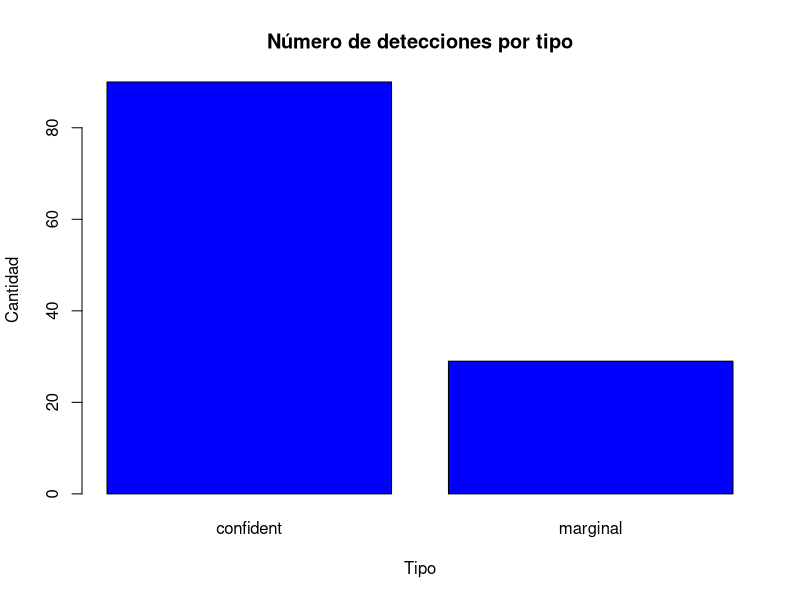
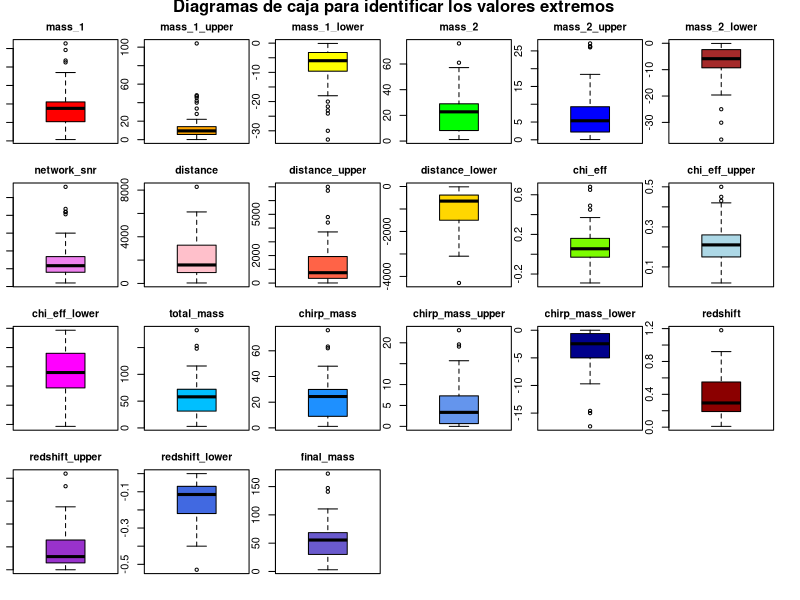

R code for these plots, in order:
## ---- chunk 1
knitr::opts_chunk$set(echo = TRUE)
## ---- chunk 2
# https://cran.r-project.org/web/packages/ggplot2/index.html
if (!require('ggplot2')) install.packages('ggplot2'); library('ggplot2')
# https://cran.r-project.org/web/packages/dplyr/index.html
if (!require('dplyr')) install.packages('dplyr'); library('dplyr')
## ---- chunk 3
dataset <- read.csv('../dataset/detecciones_ondas_gravitacionales.csv',                             stringsAsFactors = FALSE)
filas=dim(dataset)[1]
## ---- chunk 4
str(dataset)
## ---- chunk 5
 dataset$false_alarm_rate <- as.numeric(dataset$false_alarm_rate)
 dataset$p_astro <- as.numeric(dataset$p_astro)
 dataset$final_mass <- as.numeric(dataset$final_mass)

## ---- chunk 6
dataset$fecha <- as.POSIXct(dataset$gps, origin="1980-01-06", tz="UTC")
## ---- chunk 7
library(stringr)
dataset$tipo <- ifelse(str_detect(dataset$release, "confident"), "confident", "marginal")
## ---- chunk 8
plot(factor(dataset$tipo),main="Número de detecciones por tipo",xlab="Tipo"
     , ylab="Cantidad",col = "blue")
## ---- chunk 9
# Eliminamos las filas de las ondas gravitacionales no confirmadas
dt_confident <- dataset[dataset$tipo!='marginal',]
## ---- chunk 10
summary(dt_confident)
## ---- chunk 11
colSums(is.na(dt_confident))
## ---- chunk 12
# Tomamos los registros con valores NA
vacios <- which(is.na(dt_confident$final_mass)) 

# Generamos nuestro modelo de regresión lineal
modelo_fm <- lm(final_mass ~ mass_1+mass_2+chirp_mass, data=dt_confident)

# Evaluamos el modelo
summary(modelo_fm)

## ---- chunk 13
# Rellenamos los datos
dt_confident$final_mass[vacios] <- predict(modelo_fm, 
                                           newdata=dt_confident[vacios,c(34,5,8,23)] )

# Redondeamos a dos decimales
dt_confident$final_mass[vacios] <- round(dt_confident$final_mass[vacios],2)
## ---- chunk 14
# Tomamos los registros con valores NA
vacios <- which(is.na(dt_confident$total_mass)) 

# Generamos nuestro modelo de regresión lineal
modelo_tm <- lm(total_mass ~ chirp_mass+chi_eff+final_mass, data=dt_confident)

# Evaluamos el modelo
summary(modelo_tm)
## ---- chunk 15
# Rellenamos los datos
dt_confident$total_mass[vacios] <- predict(modelo_tm, 
                                           newdata=dt_confident[vacios,c(20,23,17,34)] )

# Redondeamos a dos decimales
dt_confident$total_mass[vacios] <- round(dt_confident$total_mass[vacios],2)
## ---- chunk 16
# Eliminar columnas del dataframe
columnas_borrar <- c("version","release","gps","detector_frame_chirp_mass",
                     "detector_frame_chirp_mass_upper",
                     "detector_frame_chirp_mass_lower", "tipo",
                     "network_snr_upper","network_snr_lower",
                     "final_mass_upper","final_mass_lower","total_mass_upper",
                     "total_mass_lower","false_alarm_rate","p_astro")

ondas_g <- dt_confident[ , !(names(dt_confident) %in% columnas_borrar)]

head(ondas_g,5)
## ---- chunk 17
ondas_g_num <- ondas_g %>% select(-name, -fecha)

# Creamos un panel de 4x6 (para tener suficiente espacio)
par(mfrow = c(4,6), mar = c(1,1,2,1), oma = c(1,0,1,1), cex.main=0.95)

# Creamos una lista de colores para cada boxplot
colors <- c("red", "orange", "yellow", "green", "blue", "brown", 
            "violet", "pink", "tomato", "gold", "lawngreen", "lightblue", 
            "magenta", "deepskyblue", "dodgerblue", "cornflowerblue", 
            "darkblue", "darkred", "darkorchid", "royalblue", "slateblue")

# Iteramos y creamos un boxplot por cada grupo de variables
valores <- list()
for (i in 1:21) {
  valores <- append(valores,
    boxplot(ondas_g_num[i], main = colnames(ondas_g_num[i]), 
            xlab = "A", col = colors[i])
    )
}

# Ponemos un título a la figura entera
mtext("Diagramas de caja para identificar los valores extremos", 
      side = 3, line = -0.1, outer = TRUE, font = 2)

# Obtenemos los valores "outliers" para cada variable, las que tengan
for (i in 1:21) {
  if (!is.null(valores[i]$out)) {
    print(sprintf("Valores extremos para '%s':", colnames(ondas_g_num[i])))
    print(valores[i]$out)
  }
}
